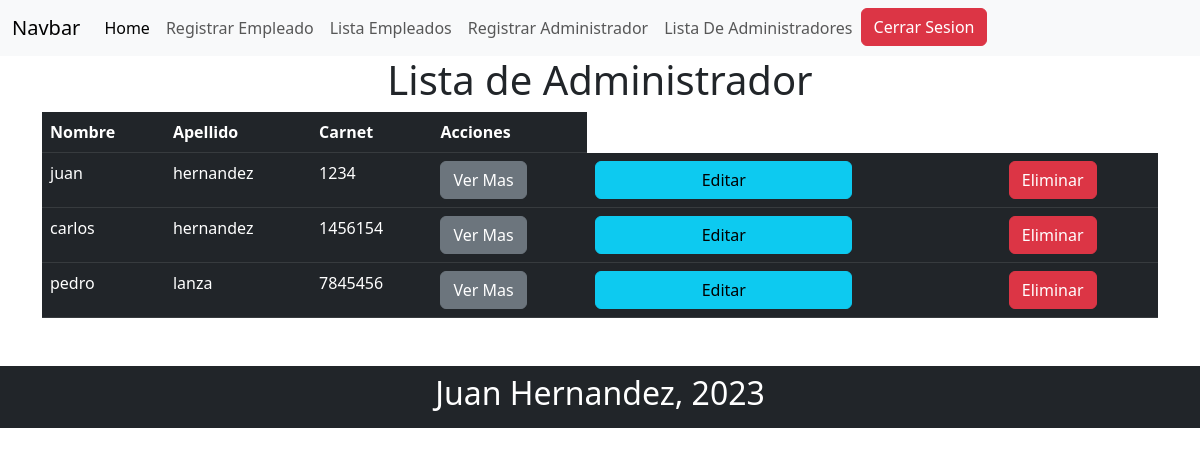
/vistas/administradores.php, run on the app's committed database.
### tables this page shows
CREATE TABLE `administrador` (
  `id` int(11) NOT NULL,
  `nombre` varchar(50) DEFAULT NULL,
  `apellido` varchar(50) DEFAULT NULL,
  `salario` double DEFAULT NULL,
  `carnet` varchar(50) DEFAULT NULL,
  `telefono` int(11) DEFAULT NULL,
  `correo` varchar(30) DEFAULT NULL,
  `password` varchar(10) DEFAULT NULL,
  `id_departamento` int(11) DEFAULT NULL,
  `id_rol` int(11) DEFAULT NULL,
  `id_estado` int(11) NOT NULL
);

### clases/Conexion.php (called while the page is built, shortened)
<?php
class Conexion{
    public function conectar(){
        $this->conexion = mysqli_connect("localhost", "root", "", "crud_empleados");
    }
}
?>

### clases/Administrador.php (called while the page is built, shortened)
<?php
require "Conexion.php";
class Administrador extends Conexion{
    public function getAdministrador(){
        $query = "SELECT administrador.*, departamento.nombre AS departamento FROM administrador INNER JOIN departamento ON administrador.id_departamento = departamento.id WHERE administrador.id_estado = 1";
        $result = mysqli_query($this->conexion, $query);
        return $result;
    }
}
?>

### vistas/administradores.php (the view, shortened to what this page needs)
<!DOCTYPE html>
<html lang="en">
<head>
    <link href="https://cdn.jsdelivr.net/npm/bootstrap@5.3.0-alpha3/dist/css/bootstrap.min.css" rel="stylesheet">
</head>
<body>
    <header>
        <?php include "./modulos/nav.php"; ?>
    </header>
    <?php
    require "../clases/Administrador.php";
    $administrador = new Administrador;
    $datos = $administrador->getAdministrador();
    ?>
    <div class="container">
        <h1 class="text-center">Lista de Administrador</h1>
        <table class="table table-dark">
            <thead>
                <th>Nombre</th>
                <th>Apellido</th>
                <th>Carnet</th>
                <th>Acciones</th>
            </thead>
            <tbody>
                <?php foreach ($datos as $item) { ?>
                    <tr>
                        <td><?php echo $item['nombre'] ?></td>
                        <td><?php echo $item['apellido'] ?></td>
                        <td><?php echo $item['carnet'] ?></td>
                        <td>
                            <button class="btn btn-secondary" data-bs-toggle="modal" data-bs-target="#ModalAdministrador<?php echo $item["id"]; ?>">
                                Ver Mas</button>
                        </td>
                        <td>
                            <form action="./actualizarAdministrador.php" method="POST">
                                <input type="sudmit" class="btn btn-info" value="Editar">
                            </form>
                        </td>
                        <td>
                            <form action="" method="POST">
                                <input type="submit" class="btn btn-danger" value="Eliminar">
                            </form>
                        </td>
                    </tr>
                <?php } ?>
            </tbody>
        </table>
    </div>
    <?php include "./modulos/footer.php"; ?>
</body>
</html>

### data on the page
administrador: nombre "juan", apellido "hernandez", carnet "1234"
administrador: nombre "carlos", apellido "hernandez", carnet "1456154"
administrador: nombre "pedro", apellido "lanza", carnet "7845456"
